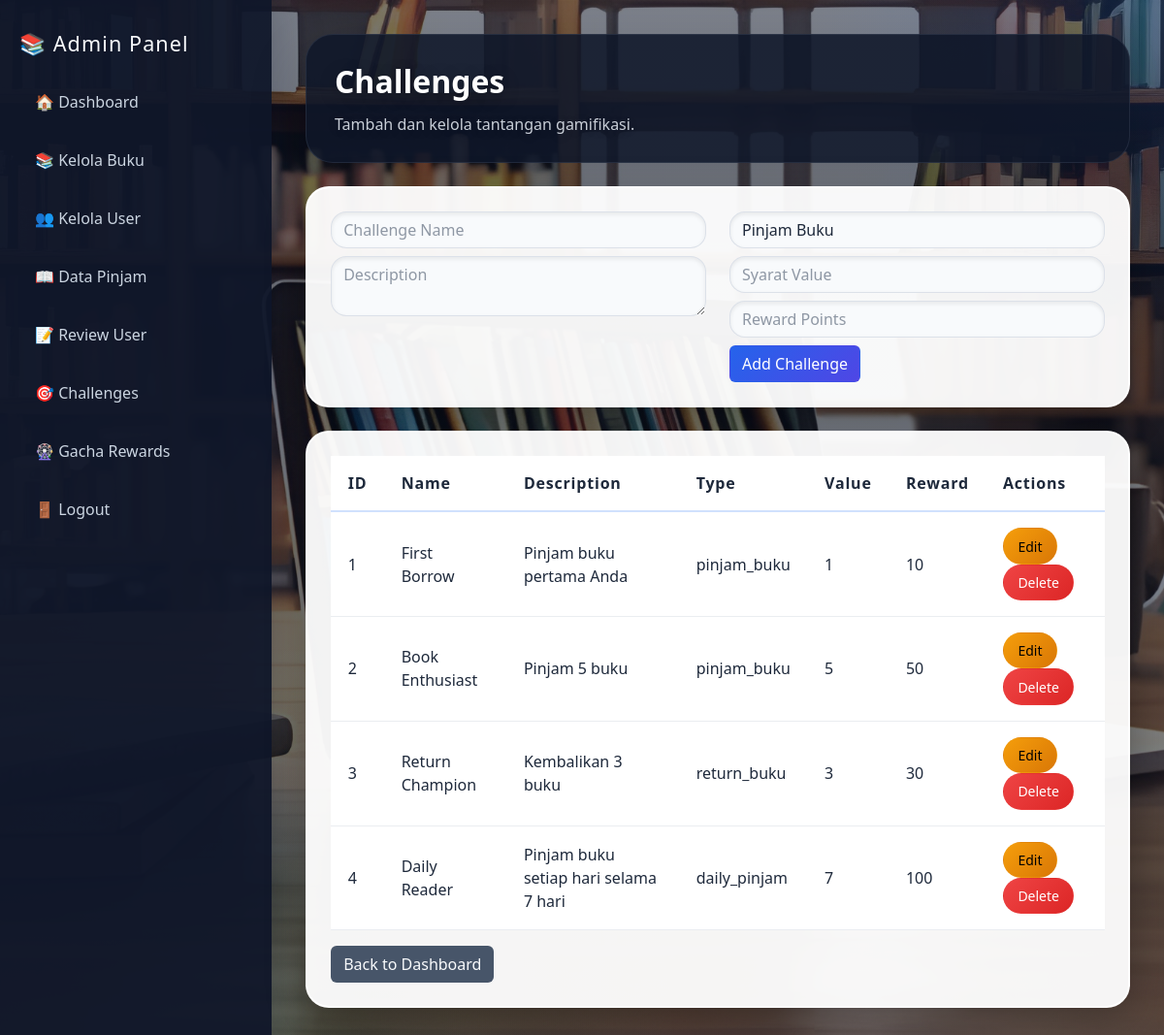
The app's page /admin/challenges.php (signed in) with its own data.
### tables this page shows
CREATE TABLE challenges (
    id_challenge INT AUTO_INCREMENT PRIMARY KEY,
    nama_challenge VARCHAR(100),
    deskripsi TEXT,
    syarat_type VARCHAR(50),  
    syarat_value INT,  
    reward_points INT DEFAULT 0,
    reward_badge INT NULL  
);

### admin/challenges.php (the view, shortened to what this page needs)
<?php
include '../config/koneksi.php';
$edit_mode = false;
$challenge_data = [
    'nama_challenge' => '',
    'deskripsi' => '',
    'syarat_type' => 'pinjam_buku',
    'syarat_value' => '',
    'reward_points' => ''
];
$challenges = mysqli_query($conn, "SELECT * FROM challenges");
?>
<!DOCTYPE html>
<html>
<head>
<link rel="stylesheet" href="https://cdn.jsdelivr.net/npm/bootstrap@5.3.0/dist/css/bootstrap.min.css">
<link rel="stylesheet" href="../assets/admin.css">
</head>
<body class="admin-page">
<div class="admin-layout">
<div class="sidebar">
<h4>📚 Admin Panel</h4>
<a href="dashboard.php">🏠 Dashboard</a>
<a href="buku.php">📚 Kelola Buku</a>
<a href="users.php">👥 Kelola User</a>
<a href="peminjaman.php">📖 Data Pinjam</a>
<a href="review.php">📝 Review User</a>
<a href="challenges.php">🎯 Challenges</a>
<a href="gacha.php">🎡 Gacha Rewards</a>
<a href="../auth/logout.php">🚪 Logout</a>
</div>
<div class="main-panel">
    <div class="admin-header">
        <div>
            <h2 class="page-title">Challenges</h2>
            <p class="admin-panel-title">Tambah dan kelola tantangan gamifikasi.</p>
        </div>
    </div>
    <div class="form-card">
    <form method="POST" class="mb-0">
<div class="row">
<div class="col-md-6">
<input type="text" name="nama_challenge" class="form-control mb-2" placeholder="Challenge Name" value="<?php echo htmlspecialchars($challenge_data['nama_challenge']); ?>" required>
<textarea name="deskripsi" class="form-control mb-2" placeholder="Description" required><?php echo htmlspecialchars($challenge_data['deskripsi']); ?></textarea>
</div>
<div class="col-md-6">
<select name="syarat_type" class="form-control mb-2" required>
<option value="pinjam_buku" <?php echo ($challenge_data['syarat_type'] === 'pinjam_buku') ? 'selected' : ''; ?>>Pinjam Buku</option>
</select>
<input type="number" name="syarat_value" class="form-control mb-2" placeholder="Syarat Value" value="<?php echo htmlspecialchars($challenge_data['syarat_value']); ?>" required>
<input type="number" name="reward_points" class="form-control mb-2" placeholder="Reward Points" value="<?php echo htmlspecialchars($challenge_data['reward_points']); ?>" required>
<?php if($edit_mode){ ?>
<button name="update_challenge" class="btn btn-success">Update Challenge</button>
<a href="challenges.php" class="btn btn-secondary ms-2">Cancel</a>
<?php } else { ?>
<button name="add_challenge" class="btn btn-primary">Add Challenge</button>
<?php } ?>
</div>
</div>
</form>
    </div>
    <div class="glass-table-card">
    <table class="table table-admin">
<thead>
<tr>
<th>ID</th>
<th>Name</th>
<th>Description</th>
<th>Type</th>
<th>Value</th>
<th>Reward</th>
<th>Actions</th>
</tr>
</thead>
<tbody>
<?php while($c = mysqli_fetch_assoc($challenges)){ ?>
<tr>
<td><?php echo $c['id_challenge']; ?></td>
<td><?php echo $c['nama_challenge']; ?></td>
<td><?php echo $c['deskripsi']; ?></td>
<td><?php echo $c['syarat_type']; ?></td>
<td><?php echo $c['syarat_value']; ?></td>
<td><?php echo $c['reward_points']; ?></td>
<td>
<a href="challenges.php?edit=<?php echo $c['id_challenge']; ?>" class="btn btn-sm btn-warning">Edit</a>
<a href="challenges.php?delete=<?php echo $c['id_challenge']; ?>" class="btn btn-sm btn-danger" onclick="return confirm('Delete this challenge?');">Delete</a>
</td>
</tr>
<?php } ?>
</tbody>
</table>
<a href="dashboard.php" class="btn btn-secondary">Back to Dashboard</a>
    </div>
</div>
</div>
</body>
</html>

### assets/admin.css (style rules this page uses)
body.admin-page { font-family: 'Segoe UI', Tahoma, Geneva, Verdana, sans-serif; background-image: linear-gradient(rgba(15,23,42,0.55), rgba(15,23,42,0.55)), url('../assets/uploads/covers/perpus.jpg'); background-size: cover; background-position: center; background-repeat: no-repeat; min-height: 100vh; margin: 0; color: #0f172a; }
.admin-layout { display: flex; min-height: 100vh; }
.sidebar { width: 280px; min-height: 100vh; background: rgba(15,23,42,0.94); color: #f8fafc; padding: 2rem 1.25rem; box-shadow: 8px 0 40px rgba(15,23,42,0.25); position: sticky; top: 0; }
.sidebar h4 { font-size: 1.35rem; letter-spacing: 0.05em; margin-bottom: 1.4rem; }
.sidebar a { color: #cbd5e1; display: flex; align-items: center; gap: 0.5rem; margin: 0.65rem 0; text-decoration: none; padding: 0.8rem 1rem; border-radius: 14px; transition: all 0.25s ease; }
.main-panel { flex: 1; padding: 2.2rem; position: relative; }
.main-panel::before { content: ''; position: absolute; inset: 0; background: radial-gradient(circle at top right, rgba(59,130,246,0.16), transparent 26%), radial-gradient(circle at bottom left, rgba(16,185,129,0.10), transparent 30%); pointer-events: none; z-index: 0; }
.main-panel > * { position: relative; z-index: 1; }
.admin-header { display: flex; flex-wrap: wrap; justify-content: space-between; gap: 1rem; margin-bottom: 1.5rem; padding: 1.8rem 1.8rem 1.6rem; border-radius: 28px; background: rgba(15,23,42,0.88); border: 1px solid rgba(148,163,184,0.14); box-shadow: 0 24px 60px rgba(0,0,0,0.18); }
.page-title { margin: 0; color: #ffffff; font-size: 2rem; font-weight: 800; text-shadow: 0 4px 18px rgba(0,0,0,0.28); }
.admin-panel-title { margin: 0.75rem 0 0; color: rgba(226,232,240,0.88); max-width: 760px; line-height: 1.65; text-shadow: 0 2px 12px rgba(0,0,0,0.18); }
.form-card, .glass-table-card { background: rgba(255,255,255,0.95); border: 2px solid rgba(255,255,255,0.99); box-shadow: 0 12px 40px rgba(0,0,0,0.3); border-radius: 24px; padding: 1.5rem; transition: transform 0.25s ease, box-shadow 0.25s ease; }
.form-card { margin-bottom: 1.5rem; }
.form-card input, .form-card textarea, .form-card select, .form-card .form-control, .form-card .form-select { border-radius: 16px; border: 1.5px solid rgba(148,163,184,0.28); background: rgba(248,250,252,0.95); color: #1e293b; box-shadow: inset 0 2px 4px rgba(0,0,0,0.08); }
.form-card input::placeholder, .form-card textarea::placeholder { color: rgba(71,85,105,0.6); }
.glass-table-card { overflow-x: auto; }
.table-admin th, .table-admin td { border-bottom: 1px solid rgba(148,163,184,0.2); vertical-align: middle; color: #1e293b; padding: 1rem 1.1rem; text-align: left; }
.table-admin thead { background: rgba(59,130,246,0.12); color: #0f172a; }
.table-admin thead th { font-weight: 700; letter-spacing: 0.05em; border-bottom: 2px solid rgba(59,130,246,0.24); }
.table-admin tbody tr { background: transparent; }
.btn-sm { border-radius: 999px; padding: 0.45rem 0.9rem; }
.btn-primary { background: linear-gradient(135deg,#2563eb,#4f46e5); border-color: transparent; }
.btn-secondary { background: #475569; border-color: transparent; color: #f8fafc; }
.btn-danger { background: linear-gradient(135deg,#ef4444,#dc2626); border-color: transparent; }
.btn-warning { background: linear-gradient(135deg,#f59e0b,#d97706); border-color: transparent; }

### records on screen
challenges: id_challenge "1", nama_challenge "First Borrow", deskripsi "Pinjam buku pertama Anda", syarat_type "pinjam_buku", syarat_value "1", reward_points "10"
challenges: id_challenge "2", nama_challenge "Book Enthusiast", deskripsi "Pinjam 5 buku", syarat_type "pinjam_buku", syarat_value "5", reward_points "50"
challenges: id_challenge "3", nama_challenge "Return Champion", deskripsi "Kembalikan 3 buku", syarat_type "return_buku", syarat_value "3", reward_points "30"
challenges: id_challenge "4", nama_challenge "Daily Reader", deskripsi "Pinjam buku setiap hari selama 7 hari", syarat_type "daily_pinjam", syarat_value "7", reward_points "100"
